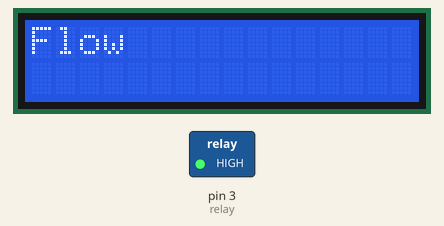
Bench run of a sketch on a simulated Arduino Uno, built with avr-gcc and run on an emulated ATmega328P. On the bench: 16×2 character LCD, switched loads named in the sketch (green lamp = pin HIGH).

Above: at 0.1 s.
At 2.1 s:
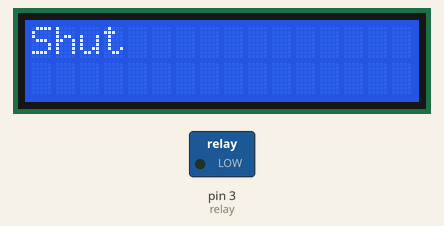
Timing chart, 0 to 129.9 s (numbered marks = the images above):
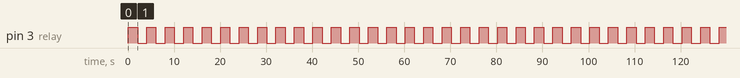

The sketch:

Solenoid.ino
```cpp
#include <LCD_I2C.h>
LCD_I2C lcd(0x27, 16, 2);
int relay = 3;

void setup() {
  // put your setup code here, to run once:
  lcd.begin();
  lcd.backlight();
  pinMode(relay, OUTPUT);
}

void loop() {
  // put your main code here, to run repeatedly:
  digitalWrite(relay, HIGH);
  lcd.setCursor(0,0);
  lcd.print("Flow");
  delay(2000);
  digitalWrite(relay, LOW);
  lcd.setCursor(0,0);
  lcd.print("Shut");
  delay(2000);
}
```

Measured:
- by itself, pin 3 (relay): alternates HIGH for 2.0 s and LOW for 2.0 s
